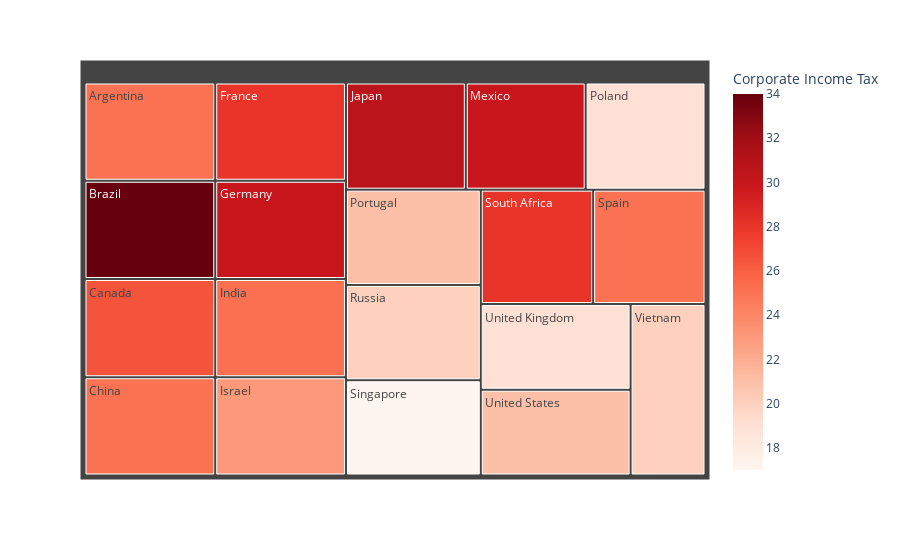

The code cell stored with this chart in its notebook:
### Code cell
tax_treemap = px.treemap(data_frame=final_tax_system, path=['Country'], color='Corporate Income Tax', color_continuous_scale=px.colors.sequential.Reds)
tax_treemap

### Figure 1 — Plotly figure (JSON) as saved in the notebook; plotly's stock layout.template omitted (floating-point values rounded to 4 significant figures)
{"data": [{"branchvalues": "total", "customdata": [[25], [34], [26.5], [25], [28], [30], [25.17], [23], [30.62], [30], [19], [21], [20], [17], [28], [25], [19], [21], [20]], "domain": {"x": [0, 1], "y": [0, 1]}, "hovertemplate": "labels=%{label}<br>count=%{value}<br>parent=%{parent}<br>id=%{id}<br>Corporate Income Tax=%{color}<extra></extra>", "ids": ["Argentina", "Brazil", "Canada", "China", "France", "Germany", "India", "Israel", "Japan", "Mexico", "Poland", "Portugal", "Russia", "Singapore", "South Africa", "Spain", "United Kingdom", "United States", "Vietnam"], "labels": ["Argentina", "Brazil", "Canada", "China", "France", "Germany", "India", "Israel", "Japan", "Mexico", "Poland", "Portugal", "Russia", "Singapore", "South Africa", "Spain", "United Kingdom", "United States", "Vietnam"], "marker": {"coloraxis": "coloraxis", "colors": [25, 34, 26.5, 25, 28, 30, 25.17, 23, 30.62, 30, 19, 21, 20, 17, 28, 25, 19, 21, 20]}, "name": "", "parents": ["", "", "", "", "", "", "", "", "", "", "", "", "", "", "", "", "", "", ""], "type": "treemap", "values": [1, 1, 1, 1, 1, 1, 1, 1, 1, 1, 1, 1, 1, 1, 1, 1, 1, 1, 1]}], "layout": {"coloraxis": {"colorbar": {"title": {"text": "Corporate Income Tax"}}, "colorscale": [[0, "rgb(255,245,240)"], [0.125, "rgb(254,224,210)"], [0.25, "rgb(252,187,161)"], [0.375, "rgb(252,146,114)"], [0.5, "rgb(251,106,74)"], [0.625, "rgb(239,59,44)"], [0.75, "rgb(203,24,29)"], [0.875, "rgb(165,15,21)"], [1, "rgb(103,0,13)"]]}, "legend": {"tracegroupgap": 0}, "margin": {"t": 60}}}
